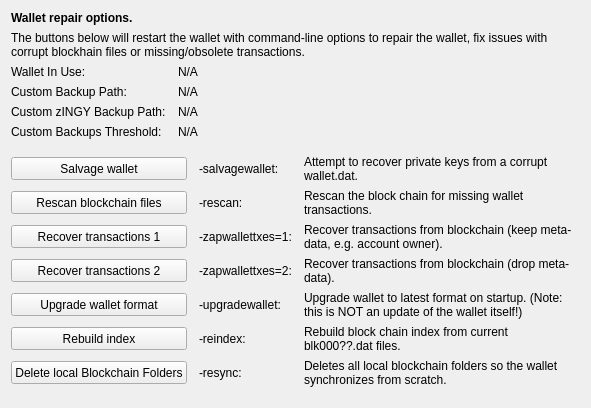
     <widget class="QWidget" name="tab_repair">
      <attribute name="title">
       <string>&amp;Wallet Repair</string>
      </attribute>
      <layout class="QGridLayout" name="gridLayout_4" columnstretch="0,0,0,0">
       <property name="horizontalSpacing">
        <number>12</number>
       </property>
       <item row="0" column="0" colspan="4">
        <widget class="QLabel" name="label_repair_header">
         <property name="font">
          <font>
           <weight>75</weight>
           <bold>true</bold>
          </font>
         </property>
         <property name="text">
          <string>Wallet repair options.</string>
         </property>
        </widget>
       </item>
       <item row="1" column="0" colspan="4">
        <widget class="QLabel" name="label_repair_helptext">
         <property name="font">
          <font>
           <weight>50</weight>
           <bold>false</bold>
          </font>
         </property>
         <property name="text">
          <string>The buttons below will restart the wallet with command-line options to repair the wallet, fix issues with corrupt blockhain files or missing/obsolete transactions.</string>
         </property>
         <property name="wordWrap">
          <bool>true</bool>
         </property>
        </widget>
       </item>
       <item row="2" column="0">
        <widget class="QLabel" name="wallet_path_label">
         <property name="text">
          <string>Wallet In Use:</string>
         </property>
        </widget>
       </item>
       <item row="2" column="1" colspan="3">
        <widget class="QLabel" name="wallet_path">
         <property name="cursor">
          <cursorShape>IBeamCursor</cursorShape>
         </property>
         <property name="text">
          <string>N/A</string>
         </property>
         <property name="textFormat">
          <enum>Qt::PlainText</enum>
         </property>
         <property name="textInteractionFlags">
          <set>Qt::LinksAccessibleByMouse|Qt::TextSelectableByKeyboard|Qt::TextSelectableByMouse</set>
         </property>
        </widget>
       </item>
       <item row="3" column="0">
        <widget class="QLabel" name="wallet_custombackuppath_label">
         <property name="text">
          <string>Custom Backup Path:</string>
         </property>
         <property name="visible">
          <bool>false</bool>
         </property>
        </widget>
       </item>
       <item row="3" column="1" colspan="3">
        <widget class="QLabel" name="wallet_custombackuppath">
         <property name="cursor">
          <cursorShape>IBeamCursor</cursorShape>
         </property>
         <property name="text">
          <string>N/A</string>
         </property>
         <property name="textFormat">
          <enum>Qt::PlainText</enum>
         </property>
         <property name="textInteractionFlags">
          <set>Qt::LinksAccessibleByMouse|Qt::TextSelectableByKeyboard|Qt::TextSelectableByMouse</set>
         </property>
         <property name="visible">
          <bool>false</bool>
         </property>
        </widget>
       </item>
       <item row="4" column="0">
        <widget class="QLabel" name="wallet_customzingybackuppath_label">
         <property name="text">
          <string>Custom zINGY Backup Path:</string>
         </property>
         <property name="visible">
          <bool>false</bool>
         </property>
        </widget>
       </item>
       <item row="4" column="1" colspan="3">
        <widget class="QLabel" name="wallet_customzingybackuppath">
         <property name="cursor">
          <cursorShape>IBeamCursor</cursorShape>
         </property>
         <property name="text">
          <string>N/A</string>
         </property>
         <property name="textFormat">
          <enum>Qt::PlainText</enum>
         </property>
         <property name="textInteractionFlags">
          <set>Qt::LinksAccessibleByMouse|Qt::TextSelectableByKeyboard|Qt::TextSelectableByMouse</set>
         </property>
         <property name="visible">
          <bool>false</bool>
         </property>
        </widget>
       </item>
       <item row="5" column="0">
        <widget class="QLabel" name="wallet_custombackupthreshold_label">
         <property name="text">
          <string>Custom Backups Threshold:</string>
         </property>
         <property name="visible">
          <bool>false</bool>
         </property>
        </widget>
       </item>
       <item row="5" column="1" colspan="3">
        <widget class="QLabel" name="wallet_custombackupthreshold">
         <property name="cursor">
          <cursorShape>IBeamCursor</cursorShape>
         </property>
         <property name="text">
          <string>N/A</string>
         </property>
         <property name="textFormat">
          <enum>Qt::PlainText</enum>
         </property>
         <property name="textInteractionFlags">
          <set>Qt::LinksAccessibleByMouse|Qt::TextSelectableByKeyboard|Qt::TextSelectableByMouse</set>
         </property>
         <property name="visible">
          <bool>false</bool>
         </property>
        </widget>
       </item>
       <item row="6" column="0">
        <spacer name="verticalSpacer_repair1">
         <property name="orientation">
          <enum>Qt::Vertical</enum>
         </property>
         <property name="sizeHint" stdset="0">
          <size>
           <width>10</width>
           <height>10</height>
          </size>
         </property>
        </spacer>
       </item>
       <item row="7" column="0" colspan="2">
        <widget class="QPushButton" name="btn_salvagewallet">
         <property name="minimumSize">
          <size>
           <width>100</width>
           <height>23</height>
          </size>
         </property>
         <property name="text">
          <string>Salvage wallet</string>
         </property>
        </widget>
       </item>
       <item row="7" column="2">
        <widget class="QLabel" name="label_repair_salvage_command">
         <property name="text">
          <string notr="true">-salvagewallet:</string>
         </property>
        </widget>
       </item>
       <item row="7" column="3">
        <widget class="QLabel" name="label_repair_salvage">
         <property name="text">
          <string>Attempt to recover private keys from a corrupt wallet.dat.</string>
         </property>
         <property name="wordWrap">
          <bool>true</bool>
         </property>
        </widget>
       </item>
       <item row="8" column="0" colspan="2">
        <widget class="QPushButton" name="btn_rescan">
         <property name="minimumSize">
          <size>
           <width>100</width>
           <height>23</height>
          </size>
         </property>
         <property name="text">
          <string>Rescan blockchain files</string>
         </property>
        </widget>
       </item>
       <item row="8" column="2">
        <widget class="QLabel" name="label_repair_rescan_command">
         <property name="text">
          <string notr="true">-rescan:</string>
         </property>
        </widget>
       </item>
       <item row="8" column="3">
        <widget class="QLabel" name="label_repair_rescan">
         <property name="text">
          <string>Rescan the block chain for missing wallet transactions.</string>
         </property>
         <property name="wordWrap">
          <bool>true</bool>
         </property>
        </widget>
       </item>
       <item row="9" column="0" colspan="2">
        <widget class="QPushButton" name="btn_zapwallettxes1">
         <property name="minimumSize">
          <size>
           <width>100</width>
           <height>23</height>
          </size>
         </property>
         <property name="text">
          <string>Recover transactions 1</string>
         </property>
        </widget>
       </item>
       <item row="9" column="2">
        <widget class="QLabel" name="label_repair_zap1_command">
         <property name="text">
          <string notr="true">-zapwallettxes=1:</string>
         </property>
        </widget>
       </item>
       <item row="9" column="3">
        <widget class="QLabel" name="label_repair_zap1">
         <property name="text">
          <string>Recover transactions from blockchain (keep meta-data, e.g. account owner).</string>
         </property>
         <property name="wordWrap">
          <bool>true</bool>
         </property>
        </widget>
       </item>
       <item row="10" column="0" colspan="2">
        <widget class="QPushButton" name="btn_zapwallettxes2">
         <property name="minimumSize">
          <size>
           <width>100</width>
           <height>23</height>
          </size>
         </property>
         <property name="text">
          <string>Recover transactions 2</string>
         </property>
        </widget>
       </item>
       <item row="10" column="2">
        <widget class="QLabel" name="label_repair_zap2_command">
         <property name="text">
          <string notr="true">-zapwallettxes=2:</string>
         </property>
        </widget>
       </item>
       <item row="10" column="3">
        <widget class="QLabel" name="label_repair_zap2">
         <property name="text">
          <string>Recover transactions from blockchain (drop meta-data).</string>
         </property>
         <property name="wordWrap">
          <bool>true</bool>
         </property>
        </widget>
       </item>
       <item row="11" column="0" colspan="2">
        <widget class="QPushButton" name="btn_upgradewallet">
         <property name="minimumSize">
          <size>
           <width>100</width>
           <height>23</height>
          </size>
         </property>
         <property name="text">
          <string>Upgrade wallet format</string>
         </property>
        </widget>
       </item>
       <item row="11" column="2">
        <widget class="QLabel" name="label_repair_upgrade_command">
         <property name="text">
          <string notr="true">-upgradewallet:</string>
         </property>
        </widget>
       </item>
       <item row="11" column="3">
        <widget class="QLabel" name="label_repair_upgrade">
         <property name="text">
          <string>Upgrade wallet to latest format on startup. (Note: this is NOT an update of the wallet itself!)</string>
         </property>
         <property name="wordWrap">
          <bool>true</bool>
         </property>
        </widget>
       </item>
       <item row="12" column="0" colspan="2">
        <widget class="QPushButton" name="btn_reindex">
         <property name="minimumSize">
          <size>
           <width>100</width>
           <height>23</height>
          </size>
         </property>
         <property name="text">
          <string>Rebuild index</string>
         </property>
        </widget>
       </item>
       <item row="12" column="2">
        <widget class="QLabel" name="label_repair_reindex_command">
         <property name="text">
          <string notr="true">-reindex:</string>
         </property>
        </widget>
       </item>
       <item row="12" column="3">
        <widget class="QLabel" name="label_repair_reindex">
         <property name="text">
          <string>Rebuild block chain index from current blk000??.dat files.</string>
         </property>
         <property name="wordWrap">
          <bool>true</bool>
         </property>
        </widget>
       </item>
       <item row="13" column="0" colspan="2">
        <widget class="QPushButton" name="btn_resync">
         <property name="minimumSize">
          <size>
           <width>100</width>
           <height>23</height>
          </size>
         </property>
         <property name="text">
          <string>Delete local Blockchain Folders</string>
         </property>
        </widget>
       </item>
       <item row="13" column="2">
        <widget class="QLabel" name="label_repair_resync_command">
         <property name="text">
          <string>-resync:</string>
         </property>
        </widget>
       </item>
       <item row="13" column="3">
        <widget class="QLabel" name="label_repair_resync">
         <property name="text">
          <string>Deletes all local blockchain folders so the wallet synchronizes from scratch.</string>
         </property>
         <property name="wordWrap">
          <bool>true</bool>
         </property>
        </widget>
       </item>
       <item row="14" column="0">
        <spacer name="verticalSpacer_repair2">
         <property name="orientation">
          <enum>Qt::Vertical</enum>
         </property>
         <property name="sizeHint" stdset="0">
          <size>
           <width>20</width>
           <height>10</height>
          </size>
         </property>
        </spacer>
       </item>
      </layout>
     </widget>
